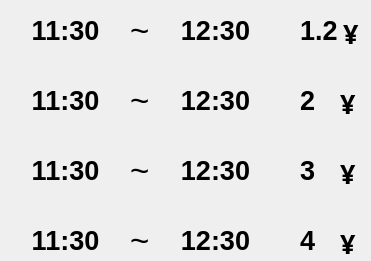
   <widget class="QFrame" name="frame">
    <property name="geometry">
     <rect>
      <x>30</x>
      <y>120</y>
      <width>371</width>
      <height>261</height>
     </rect>
    </property>
    <property name="styleSheet">
     <string notr="true">background-image: url(:/background/qrc/background/frame_white.png);</string>
    </property>
    <property name="frameShape">
     <enum>QFrame::NoFrame</enum>
    </property>
    <property name="frameShadow">
     <enum>QFrame::Plain</enum>
    </property>
    <widget class="QLabel" name="label_f1">
     <property name="geometry">
      <rect>
       <x>300</x>
       <y>150</y>
       <width>41</width>
       <height>41</height>
      </rect>
     </property>
     <property name="font">
      <font>
       <pointsize>20</pointsize>
       <weight>75</weight>
       <bold>true</bold>
      </font>
     </property>
     <property name="styleSheet">
      <string notr="true">background-image: url(:/background/qrc/background/frame_white.png);</string>
     </property>
     <property name="text">
      <string>3</string>
     </property>
    </widget>
    <widget class="QLabel" name="label_4">
     <property name="geometry">
      <rect>
       <x>130</x>
       <y>150</y>
       <width>21</width>
       <height>41</height>
      </rect>
     </property>
     <property name="font">
      <font>
       <pointsize>25</pointsize>
       <weight>50</weight>
       <bold>false</bold>
      </font>
     </property>
     <property name="styleSheet">
      <string notr="true">background-image: url(:/background/qrc/background/frame_white.png);</string>
     </property>
     <property name="text">
      <string>~</string>
     </property>
    </widget>
    <widget class="QLabel" name="label_3">
     <property name="geometry">
      <rect>
       <x>130</x>
       <y>80</y>
       <width>21</width>
       <height>41</height>
      </rect>
     </property>
     <property name="font">
      <font>
       <pointsize>25</pointsize>
       <weight>50</weight>
       <bold>false</bold>
      </font>
     </property>
     <property name="styleSheet">
      <string notr="true">background-image: url(:/background/qrc/background/frame_white.png);</string>
     </property>
     <property name="text">
      <string>~</string>
     </property>
    </widget>
    <widget class="QLabel" name="label_2">
     <property name="geometry">
      <rect>
       <x>130</x>
       <y>10</y>
       <width>21</width>
       <height>41</height>
      </rect>
     </property>
     <property name="font">
      <font>
       <pointsize>25</pointsize>
       <weight>50</weight>
       <bold>false</bold>
      </font>
     </property>
     <property name="styleSheet">
      <string notr="true">background-image: url(:/background/qrc/background/frame_white.png);</string>
     </property>
     <property name="text">
      <string>~</string>
     </property>
    </widget>
    <widget class="QLabel" name="label_t1">
     <property name="geometry">
      <rect>
       <x>300</x>
       <y>10</y>
       <width>41</width>
       <height>41</height>
      </rect>
     </property>
     <property name="font">
      <font>
       <pointsize>20</pointsize>
       <weight>75</weight>
       <bold>true</bold>
      </font>
     </property>
     <property name="styleSheet">
      <string notr="true">background-image: url(:/background/qrc/background/frame_white.png);</string>
     </property>
     <property name="text">
      <string>1.2</string>
     </property>
    </widget>
    <widget class="QLabel" name="label_p1">
     <property name="geometry">
      <rect>
       <x>300</x>
       <y>80</y>
       <width>41</width>
       <height>41</height>
      </rect>
     </property>
     <property name="font">
      <font>
       <pointsize>20</pointsize>
       <weight>75</weight>
       <bold>true</bold>
      </font>
     </property>
     <property name="styleSheet">
      <string notr="true">background-image: url(:/background/qrc/background/frame_white.png);</string>
     </property>
     <property name="text">
      <string>2</string>
     </property>
    </widget>
    <widget class="QLabel" name="label_5">
     <property name="geometry">
      <rect>
       <x>130</x>
       <y>220</y>
       <width>21</width>
       <height>41</height>
      </rect>
     </property>
     <property name="font">
      <font>
       <pointsize>25</pointsize>
       <weight>50</weight>
       <bold>false</bold>
      </font>
     </property>
     <property name="styleSheet">
      <string notr="true">background-image: url(:/background/qrc/background/frame_white.png);</string>
     </property>
     <property name="text">
      <string>~</string>
     </property>
    </widget>
    <widget class="QLabel" name="label_g1">
     <property name="geometry">
      <rect>
       <x>300</x>
       <y>220</y>
       <width>41</width>
       <height>41</height>
      </rect>
     </property>
     <property name="font">
      <font>
       <pointsize>20</pointsize>
       <weight>75</weight>
       <bold>true</bold>
      </font>
     </property>
     <property name="styleSheet">
      <string notr="true">background-image: url(:/background/qrc/background/frame_white.png);</string>
     </property>
     <property name="text">
      <string>4</string>
     </property>
    </widget>
    <widget class="QLabel" name="lbl_chg_time_12">
     <property name="geometry">
      <rect>
       <x>343</x>
       <y>13</y>
       <width>21</width>
       <height>41</height>
      </rect>
     </property>
     <property name="font">
      <font>
       <family>Courier 10 Pitch</family>
       <pointsize>20</pointsize>
       <weight>75</weight>
       <italic>false</italic>
       <bold>true</bold>
       <kerning>true</kerning>
      </font>
     </property>
     <property name="styleSheet">
      <string notr="true">background-image: url(:/background/qrc/background/frame_white.png);</string>
     </property>
     <property name="text">
      <string>¥</string>
     </property>
    </widget>
    <widget class="QLabel" name="lbl_chg_time_13">
     <property name="geometry">
      <rect>
       <x>340</x>
       <y>83</y>
       <width>21</width>
       <height>41</height>
      </rect>
     </property>
     <property name="font">
      <font>
       <family>Courier 10 Pitch</family>
       <pointsize>20</pointsize>
       <weight>75</weight>
       <italic>false</italic>
       <bold>true</bold>
       <kerning>true</kerning>
      </font>
     </property>
     <property name="styleSheet">
      <string notr="true">background-image: url(:/background/qrc/background/frame_white.png);</string>
     </property>
     <property name="text">
      <string>¥</string>
     </property>
    </widget>
    <widget class="QLabel" name="lbl_chg_time_14">
     <property name="geometry">
      <rect>
       <x>340</x>
       <y>153</y>
       <width>21</width>
       <height>41</height>
      </rect>
     </property>
     <property name="font">
      <font>
       <family>Courier 10 Pitch</family>
       <pointsize>20</pointsize>
       <weight>75</weight>
       <italic>false</italic>
       <bold>true</bold>
       <kerning>true</kerning>
      </font>
     </property>
     <property name="styleSheet">
      <string notr="true">background-image: url(:/background/qrc/background/frame_white.png);</string>
     </property>
     <property name="text">
      <string>¥</string>
     </property>
    </widget>
    <widget class="QLabel" name="lbl_chg_time_15">
     <property name="geometry">
      <rect>
       <x>340</x>
       <y>223</y>
       <width>21</width>
       <height>41</height>
      </rect>
     </property>
     <property name="font">
      <font>
       <family>Courier 10 Pitch</family>
       <pointsize>20</pointsize>
       <weight>75</weight>
       <italic>false</italic>
       <bold>true</bold>
       <kerning>true</kerning>
      </font>
     </property>
     <property name="styleSheet">
      <string notr="true">background-image: url(:/background/qrc/background/frame_white.png);</string>
     </property>
     <property name="text">
      <string>¥</string>
     </property>
    </widget>
    <widget class="QLabel" name="label_t1_1">
     <property name="geometry">
      <rect>
       <x>10</x>
       <y>10</y>
       <width>111</width>
       <height>41</height>
      </rect>
     </property>
     <property name="font">
      <font>
       <pointsize>20</pointsize>
       <weight>75</weight>
       <bold>true</bold>
      </font>
     </property>
     <property name="styleSheet">
      <string notr="true">background-image: url(:/background/qrc/background/frame_white.png);</string>
     </property>
     <property name="text">
      <string>11:30</string>
     </property>
     <property name="alignment">
      <set>Qt::AlignCenter</set>
     </property>
    </widget>
    <widget class="QLabel" name="label_t1_2">
     <property name="geometry">
      <rect>
       <x>160</x>
       <y>10</y>
       <width>111</width>
       <height>41</height>
      </rect>
     </property>
     <property name="font">
      <font>
       <pointsize>20</pointsize>
       <weight>75</weight>
       <bold>true</bold>
      </font>
     </property>
     <property name="styleSheet">
      <string notr="true">background-image: url(:/background/qrc/background/frame_white.png);</string>
     </property>
     <property name="text">
      <string>12:30</string>
     </property>
     <property name="alignment">
      <set>Qt::AlignCenter</set>
     </property>
    </widget>
    <widget class="QLabel" name="label_p1_1">
     <property name="geometry">
      <rect>
       <x>10</x>
       <y>80</y>
       <width>111</width>
       <height>41</height>
      </rect>
     </property>
     <property name="font">
      <font>
       <pointsize>20</pointsize>
       <weight>75</weight>
       <bold>true</bold>
      </font>
     </property>
     <property name="styleSheet">
      <string notr="true">background-image: url(:/background/qrc/background/frame_white.png);</string>
     </property>
     <property name="text">
      <string>11:30</string>
     </property>
     <property name="alignment">
      <set>Qt::AlignCenter</set>
     </property>
    </widget>
    <widget class="QLabel" name="label_p1_2">
     <property name="geometry">
      <rect>
       <x>160</x>
       <y>80</y>
       <width>111</width>
       <height>41</height>
      </rect>
     </property>
     <property name="font">
      <font>
       <pointsize>20</pointsize>
       <weight>75</weight>
       <bold>true</bold>
      </font>
     </property>
     <property name="styleSheet">
      <string notr="true">background-image: url(:/background/qrc/background/frame_white.png);</string>
     </property>
     <property name="text">
      <string>12:30</string>
     </property>
     <property name="alignment">
      <set>Qt::AlignCenter</set>
     </property>
    </widget>
    <widget class="QLabel" name="label_f1_1">
     <property name="geometry">
      <rect>
       <x>10</x>
       <y>150</y>
       <width>111</width>
       <height>41</height>
      </rect>
     </property>
     <property name="font">
      <font>
       <pointsize>20</pointsize>
       <weight>75</weight>
       <bold>true</bold>
      </font>
     </property>
     <property name="styleSheet">
      <string notr="true">background-image: url(:/background/qrc/background/frame_white.png);</string>
     </property>
     <property name="text">
      <string>11:30</string>
     </property>
     <property name="alignment">
      <set>Qt::AlignCenter</set>
     </property>
    </widget>
    <widget class="QLabel" name="label_f1_2">
     <property name="geometry">
      <rect>
       <x>160</x>
       <y>150</y>
       <width>111</width>
       <height>41</height>
      </rect>
     </property>
     <property name="font">
      <font>
       <pointsize>20</pointsize>
       <weight>75</weight>
       <bold>true</bold>
      </font>
     </property>
     <property name="styleSheet">
      <string notr="true">background-image: url(:/background/qrc/background/frame_white.png);</string>
     </property>
     <property name="text">
      <string>12:30</string>
     </property>
     <property name="alignment">
      <set>Qt::AlignCenter</set>
     </property>
    </widget>
    <widget class="QLabel" name="label_g1_1">
     <property name="geometry">
      <rect>
       <x>10</x>
       <y>220</y>
       <width>111</width>
       <height>41</height>
      </rect>
     </property>
     <property name="font">
      <font>
       <pointsize>20</pointsize>
       <weight>75</weight>
       <bold>true</bold>
      </font>
     </property>
     <property name="styleSheet">
      <string notr="true">background-image: url(:/background/qrc/background/frame_white.png);</string>
     </property>
     <property name="text">
      <string>11:30</string>
     </property>
     <property name="alignment">
      <set>Qt::AlignCenter</set>
     </property>
    </widget>
    <widget class="QLabel" name="label_g1_2">
     <property name="geometry">
      <rect>
       <x>160</x>
       <y>220</y>
       <width>111</width>
       <height>41</height>
      </rect>
     </property>
     <property name="font">
      <font>
       <pointsize>20</pointsize>
       <weight>75</weight>
       <bold>true</bold>
      </font>
     </property>
     <property name="styleSheet">
      <string notr="true">background-image: url(:/background/qrc/background/frame_white.png);</string>
     </property>
     <property name="text">
      <string>12:30</string>
     </property>
     <property name="alignment">
      <set>Qt::AlignCenter</set>
     </property>
    </widget>
   </widget>
